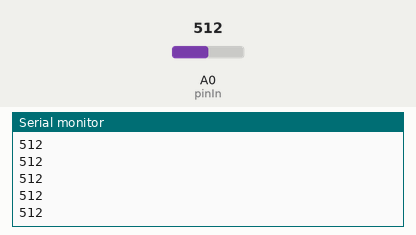
Recording of a sketch running on a simulated Arduino Uno, built with avr-gcc and run on an emulated ATmega328P. Parts: the last lines printed to the serial monitor. The inputs (shaded band) are chosen by the test bench; at power-on: A0 (pinIn) = 512.

Above: at 1.2 s.
1.3 s: A0 (pinIn) set to 716
At 1.9 s:
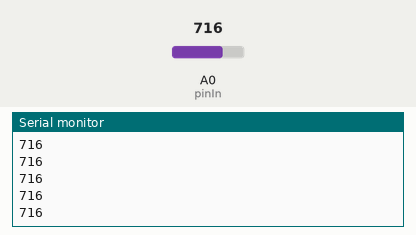
2.8 s: A0 (pinIn) set to 900
At 3.4 s:
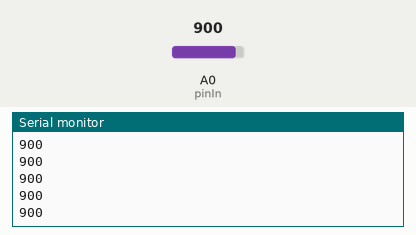
Timing chart, 0 to 5.8 s (numbered marks = the images above; inputs shaded):
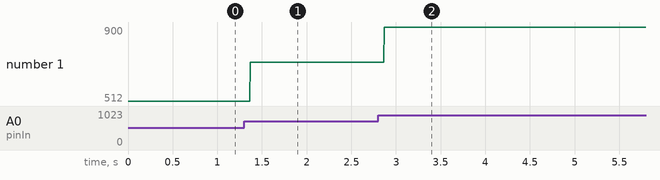

The sketch:

Termoresistor.ino
```cpp
// pullup estado normal es 5

int pinIn = A0;

void setup() {
  // put your setup code here, to run once:
  Serial.begin(9600);
  pinMode(pinIn, INPUT);
}

void loop() {
  // put your main code here, to run repeatedly:
  int sensorVal = analogRead(pinIn);
  Serial.println(sensorVal);
}
```

Measured:
- after the input at 1.3 s, the serial monitor: prints a new line after 0.07 s (image 1)
- after the input at 2.8 s, the serial monitor: prints a new line after 0.07 s (image 2)
- plotted number 1: 512 → 716 after the input at 1.3 s, 716 → 900 after the input at 2.8 s
